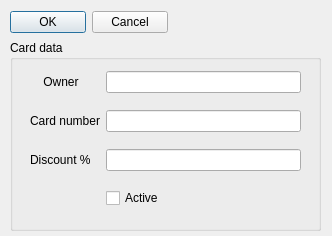
<?xml version="1.0" encoding="UTF-8"?>
<ui version="4.0">
 <class>Dialog</class>
 <widget class="QDialog" name="Dialog">
  <property name="geometry">
   <rect>
    <x>0</x>
    <y>0</y>
    <width>332</width>
    <height>236</height>
   </rect>
  </property>
  <property name="sizePolicy">
   <sizepolicy hsizetype="Fixed" vsizetype="Fixed">
    <horstretch>0</horstretch>
    <verstretch>0</verstretch>
   </sizepolicy>
  </property>
  <property name="minimumSize">
   <size>
    <width>332</width>
    <height>200</height>
   </size>
  </property>
  <property name="maximumSize">
   <size>
    <width>332</width>
    <height>355</height>
   </size>
  </property>
  <property name="windowTitle">
   <string>Card edit</string>
  </property>
  <widget class="QWidget" name="horizontalLayoutWidget_2">
   <property name="geometry">
    <rect>
     <x>10</x>
     <y>10</y>
     <width>158</width>
     <height>25</height>
    </rect>
   </property>
   <layout class="QHBoxLayout" name="horizontalLayout">
    <item>
     <widget class="QPushButton" name="bOk">
      <property name="text">
       <string>OK</string>
      </property>
     </widget>
    </item>
    <item>
     <widget class="QPushButton" name="bCancel">
      <property name="text">
       <string>Cancel</string>
      </property>
     </widget>
    </item>
   </layout>
  </widget>
  <widget class="QGroupBox" name="groupBox">
   <property name="geometry">
    <rect>
     <x>10</x>
     <y>40</y>
     <width>311</width>
     <height>191</height>
    </rect>
   </property>
   <property name="title">
    <string>Card data</string>
   </property>
   <widget class="QWidget" name="gridLayoutWidget">
    <property name="geometry">
     <rect>
      <x>20</x>
      <y>20</y>
      <width>271</width>
      <height>161</height>
     </rect>
    </property>
    <layout class="QGridLayout" name="gridLayout">
     <item row="2" column="0">
      <widget class="QLabel" name="prescurtarea">
       <property name="text">
        <string>Discount %</string>
       </property>
       <property name="margin">
        <number>10</number>
       </property>
      </widget>
     </item>
     <item row="1" column="0">
      <widget class="QLabel" name="fullname">
       <property name="text">
        <string>Card number</string>
       </property>
       <property name="alignment">
        <set>Qt::AlignRight|Qt::AlignTrailing|Qt::AlignVCenter</set>
       </property>
       <property name="margin">
        <number>10</number>
       </property>
      </widget>
     </item>
     <item row="2" column="1">
      <widget class="QLineEdit" name="discount"/>
     </item>
     <item row="3" column="1">
      <widget class="QCheckBox" name="active">
       <property name="text">
        <string>Active</string>
       </property>
      </widget>
     </item>
     <item row="0" column="1">
      <widget class="QLineEdit" name="onwerNameLine"/>
     </item>
     <item row="1" column="1">
      <widget class="QLineEdit" name="cardNumber"/>
     </item>
     <item row="0" column="0">
      <widget class="QLabel" name="label_2">
       <property name="text">
        <string>    Owner</string>
       </property>
      </widget>
     </item>
    </layout>
   </widget>
  </widget>
 </widget>
 <tabstops>
  <tabstop>onwerNameLine</tabstop>
  <tabstop>cardNumber</tabstop>
  <tabstop>discount</tabstop>
  <tabstop>active</tabstop>
  <tabstop>bOk</tabstop>
  <tabstop>bCancel</tabstop>
 </tabstops>
 <resources/>
 <connections>
  <connection>
   <sender>bCancel</sender>
   <signal>clicked()</signal>
   <receiver>Dialog</receiver>
   <slot>close()</slot>
   <hints>
    <hint type="sourcelabel">
     <x>129</x>
     <y>22</y>
    </hint>
    <hint type="destinationlabel">
     <x>165</x>
     <y>177</y>
    </hint>
   </hints>
  </connection>
 </connections>
</ui>
